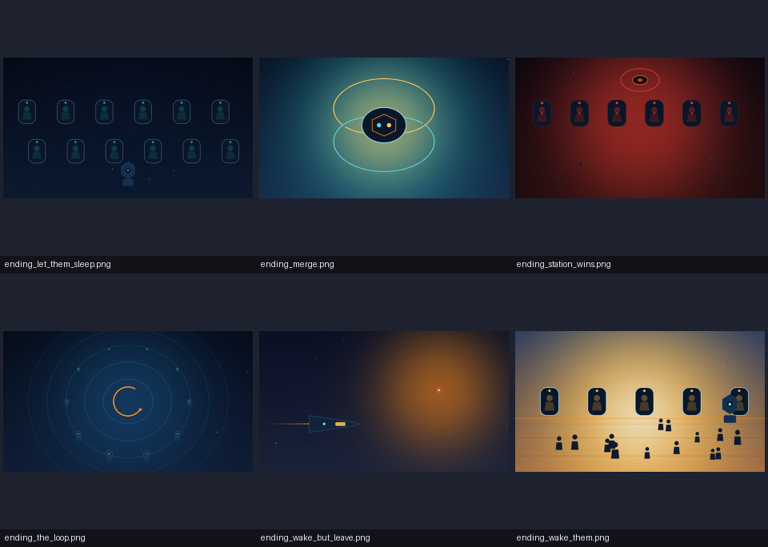
#> input picture tools/artgen/sheets/sheet_endings.png, 1536 x 1094 px (shown at 1/2 size)
$ python contact_sheet.py sheets/sheet_endings.png out.png 5
#> lines starting #> are read from the running program, lines starting #| are printed output that depends on the picture
"""Contact sheet builder for visual inspection (upscaled montages)."""
import glob
import os
import sys

from PIL import Image, ImageDraw, ImageFont

CELL = 320


def sheet(paths, out_path, cols=4, upscale=1.0):
#> called with out_path = 'out.png', cols = 5, upscale = 1
    font = ImageFont.load_default()
    rows = (len(paths) + cols - 1) // cols
    W, H = cols * CELL, rows * (CELL + 22)
    sh = Image.new("RGB", (W, H), (18, 18, 24))
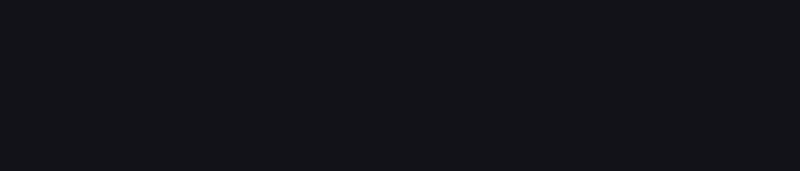
#> sh: PIL image 1600x342 RGB (shown at 1/2 size); mean R, G, B 18, 18, 24
    dr = ImageDraw.Draw(sh)
    for i, p in enumerate(paths):
        im = Image.open(p).convert("RGBA")
        im.thumbnail((CELL - 8, CELL - 8))
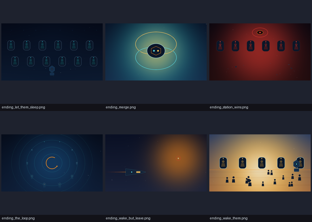
#> im: PIL image 312x222 RGBA; mean R, G, B, A 43.6, 44, 51.3, 255
        bg = Image.new("RGBA", (CELL, CELL), (30, 34, 46, 255))
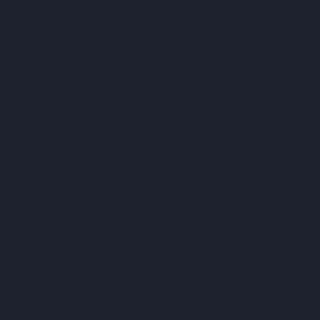
#> bg: PIL image 320x320 RGBA; mean R, G, B, A 30, 34, 46, 255
        bg.paste(im, ((CELL - im.width) // 2, (CELL - im.height) // 2), im)
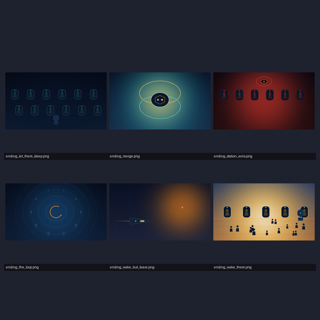
#> bg: PIL image 320x320 RGBA; mean R, G, B, A 39.2, 40.8, 49.6, 255
        x = (i % cols) * CELL
        y = (i // cols) * (CELL + 22)
        sh.paste(bg.convert("RGB"), (x, y))
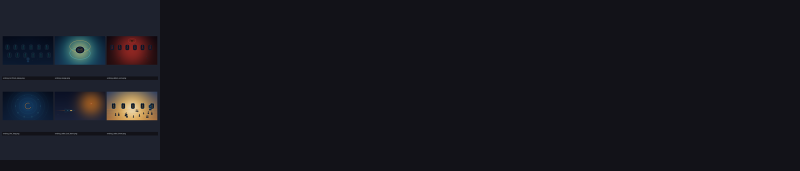
#> sh: PIL image 1600x342 RGB (shown at 1/2 size); mean R, G, B 22, 22.3, 28.8
        dr.text((x + 6, y + CELL + 4), os.path.basename(p), fill=(220, 230, 240), font=font)
    if upscale != 1.0:
        sh = sh.resize((int(W * upscale), int(H * upscale)), Image.LANCZOS)
    sh.save(out_path, "PNG")
    print("sheet:", out_path, sh.size)
#| sheet: out.png (1600, 342)


if __name__ == "__main__":
    pattern = sys.argv[1]
    out = sys.argv[2]
    cols = int(sys.argv[3]) if len(sys.argv) > 3 else 4
    paths = sorted(glob.glob(pattern))
    assert paths, "no files: " + pattern
    sheet(paths, out, cols)

$ run again, on tools/artgen/sheets/sheet_ui.png
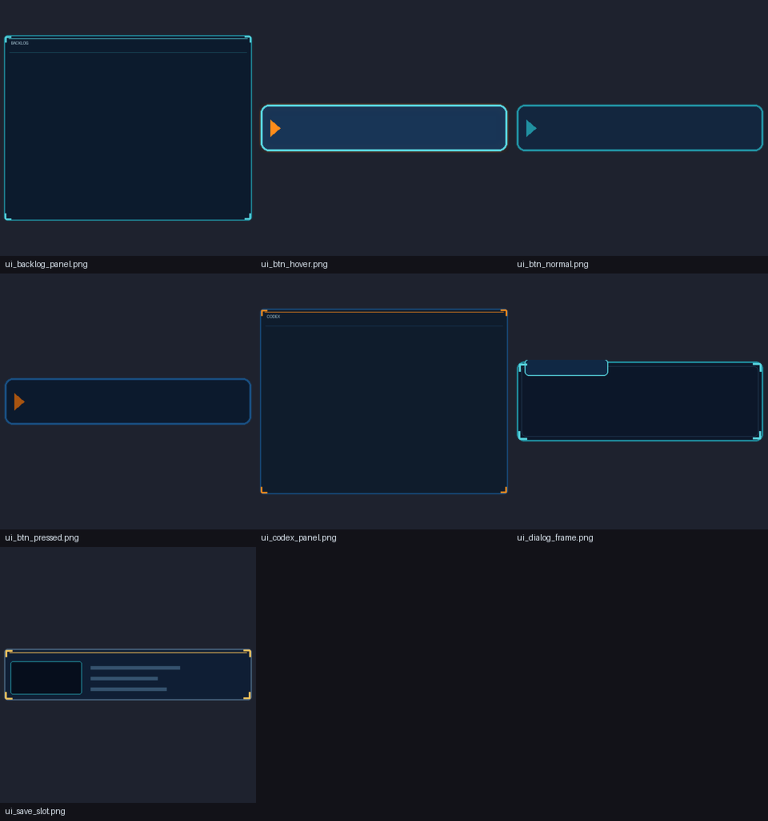
#> input picture tools/artgen/sheets/sheet_ui.png, 1536 x 1641 px (shown at 1/2 size)
#> in sheet, `bg.paste(im, ((CELL - im.width) // 2, (CELL - im.height) // 2), im)`:
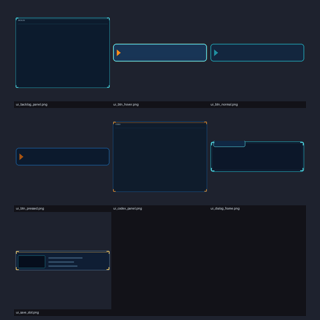
#> bg: PIL image 320x320 RGBA; mean R, G, B, A 24.5, 30.7, 42.8, 255
#> in sheet, `sh.paste(bg.convert("RGB"), (x, y))`:
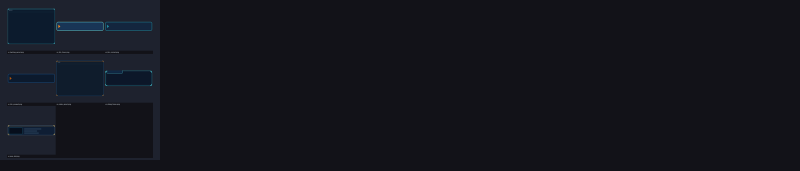
#> sh: PIL image 1600x342 RGB (shown at 1/2 size); mean R, G, B 19.2, 20.4, 27.5
#| sheet: out.png (1600, 342)
